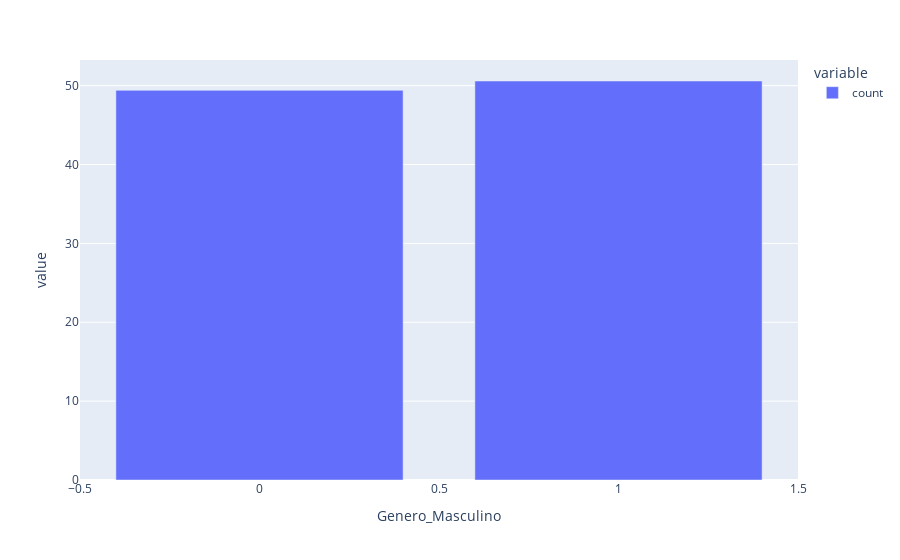

The notebook cell this image was saved under:
### Code cell
# Analize Univariada - Gênero
px.bar(df_obesidade.value_counts('Genero_Masculino') / len(df_obesidade) * 100)

### Figure 1 — Plotly figure (JSON) as saved in the notebook; plotly's stock layout.template omitted (floating-point values rounded to 4 significant figures)
{"data": [{"hovertemplate": "variable=count<br>Genero_Masculino=%{x}<br>value=%{y}<extra></extra>", "legendgroup": "count", "marker": {"color": "#636efa", "pattern": {"shape": ""}}, "name": "count", "orientation": "v", "showlegend": true, "textposition": "auto", "type": "bar", "x": [1, 0], "xaxis": "x", "y": [50.59, 49.41], "yaxis": "y"}], "layout": {"barmode": "relative", "legend": {"title": {"text": "variable"}, "tracegroupgap": 0}, "margin": {"t": 60}, "xaxis": {"anchor": "y", "domain": [0, 1], "title": {"text": "Genero_Masculino"}}, "yaxis": {"anchor": "x", "domain": [0, 1], "title": {"text": "value"}}}}
